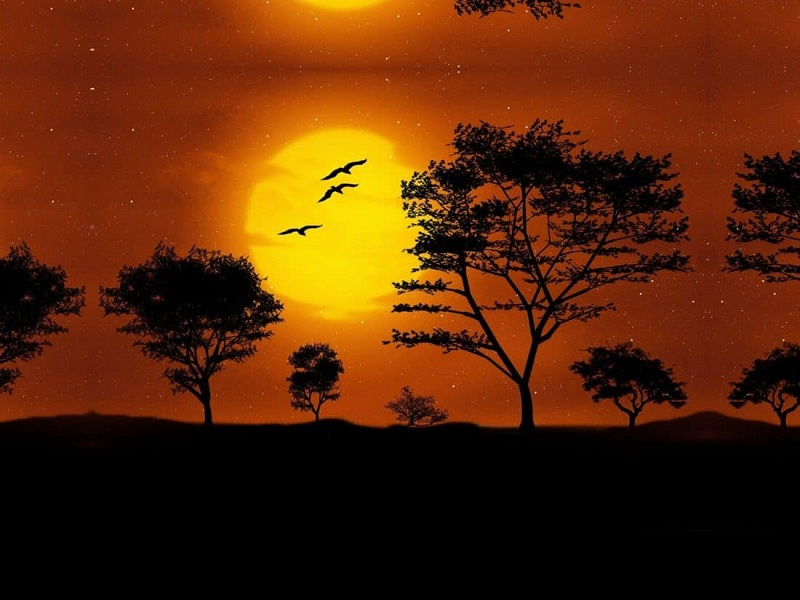
#> input picture assets/landscape.jpg, 800 x 600 px, found by its file name
$ jupyter execute k_means_clustering_sklearn.ipynb   (shell and % lines are left out)
#> lines starting #> are read from the running program, lines starting #| are printed output that depends on the picture
<a href="https://colab.research.google.com/github/albertofernandezvillan/computer-vision-and-deep-learning-course/blob/main/k_means_clustering_sklearn.ipynb" target="_parent"></a>

This notebook is from the Course "***Computer vision in the new era of Artificial Intelligence and Deep Learning***", or "*Visión por computador en la nueva era de la Inteligencia Artificial y el Deep Learning*" (ES) from the "Second quarter university extension courses" that the University of Oviedo is offering (05/04/2021 - 16/04/2021)

<[Github Repository](https://github.com/albertofernandezvillan/computer-vision-and-deep-learning-course) | [Course Web Page Information](https://www.uniovi.es/estudios/extension/cursos2c/-/asset_publisher/SEp0PJi4ISGo/content/vision-por-computador-en-la-nueva-era-de-la-inteligencia-artificial-y-el-deep-learning?redirect=%2Festudios%2Fextension%2Fcursos2c)>

# Summary

In the notebook "[k_means_clustering_opencv.ipynb](https://github.com/albertofernandezvillan/computer-vision-and-deep-learning-course/blob/main/k_means_clustering_opencv.ipynb)" we have seen how to apply K-Means clustering algorithm for color quantization using OpenCV. In this notebook, we are going to achieve the same functionality, but using scikit-learn.

Color quantization is the process that can be used to reduce the number of colors in an image while preserving the visual appearance of the image.

K-Means clustering is an unsupervised learning algorithm that automatically clusters data points based on the similarity between them and it can be used for color quantization, where each pixel value of image is clustered. In this sense, ech cluster represents a unique color in the new image.

# K-Means clustering in scikit-learn for image quantization

Import the required packages:

[cell 1]
#Import required packages:
import numpy as np
import matplotlib.pyplot as plt
import cv2
from sklearn.cluster import KMeans
from google.colab.patches import cv2_imshow

Get a sample image from the repository of this course:

[cell 2]
# Get the image:

Show the image and store its dimensions:

[cell 3]
# Load the image, store its dimensions (shape) and display it:
img = cv2.imread("landscape.jpg")
#> img is the input picture: shape (600, 800, 3); mean B, G, R 7, 39.4, 88.5
img_shape = img.shape
#> img_shape = (600, 800, 3)
print(img_shape)
#| (600, 800, 3)
cv2_imshow(img)

The first step is to reshape the image to shape `(MxN,3)`, where `(M, N, 3)` is the shape of the image.

[cell 4]
# Reshaping the image:
# If the image contains MxN pixels then the shape of the image is (M, N, 3)
# so we are reshaping image array to shape (MxN,3):
img = img.reshape((img.shape[1]*img.shape[0], 3))

print("The shape of the 'image' is {}".format(img.shape))
#| The shape of the 'image' is (480000, 3)
print("Show first values of the 'image':  \n{}".format(img[:10,:]))
#| Show first values of the 'image':
#| [[ 17  44 125]
#|  [ 23  50 131]
#|  [ 31  59 143]
#|  [ 42  70 154]
#|  [ 13  42 127]
#|  [ 14  43 128]
#|  [  9  39 126]
#|  [ 10  40 127]
#|  [  7  39 128]
#|  [  7  39 128]]

In this case, we define the number of clusters equals to the `NUMBER_CLUSTERS` variable.

[cell 5]
NUMBER_CLUSTERS = 4

Apply K-Means algorithm to cluster the pixel intensities:

[cell 6]
# Apply K-Means clustering algorithm
# to cluster the pixel intensities of the input image:
kmeans = KMeans(n_clusters=NUMBER_CLUSTERS)
kmeans.fit(img)

We get the centroids and the labels.

[cell 7]
# Get centroids an labels:
# centroids are float numbers. We should convert them to uint8
centroids = kmeans.cluster_centers_
centroids = np.uint8(centroids)
labels = kmeans.labels_

print("Centroids: \n{}".format(centroids))
print("labels.shape: {}".format(labels.shape))
print("First values of labels: \n{}".format(labels[:500]))

At this point, we can use both the centroids and the labels to form the color quantized resulting image. Note that:

[cell 8]
for i, color in enumerate(centroids):
  print("centroids[{}] give us the centroid(color): {}".format(i, color))

Therefore:

[cell 9]
# result = centroids[labels.flatten()]
result = centroids[labels]
result = result.reshape(img_shape)
print(result.shape)
#| (600, 800, 3)
cv2_imshow(result)
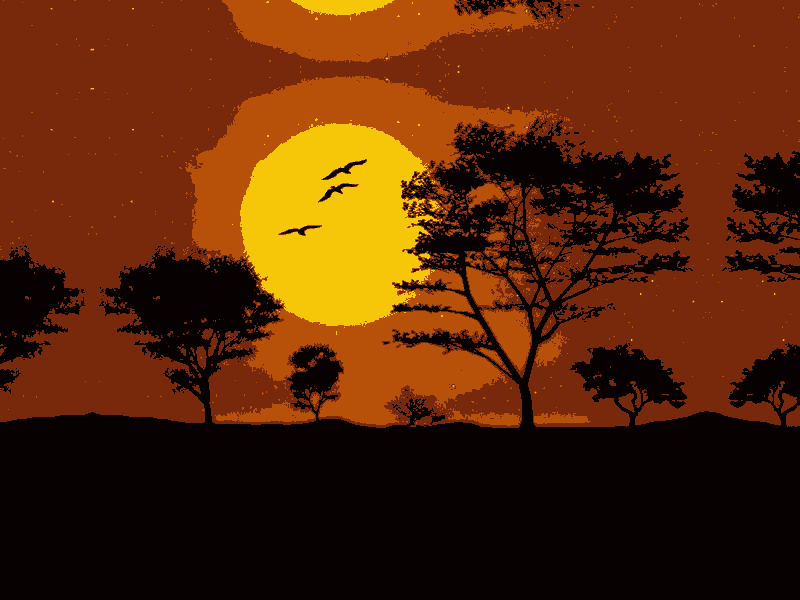
#> shown: shape (600, 800, 3); mean B, G, R 6.4, 38.8, 87.8

We can calculate the percentage of each color based on the number of labels assigned to each pixel.

[cell 10]
labels=list(labels)
percent=[]
for i in range(len(centroids)):
  j=labels.count(i)
  j=j/(len(labels))
  percent.append(j)

print("Percentages of each color: \n{}".format(percent))
print("[check] sum of all percentages is: '{}'".format(np.sum(percent)))

We can finally show the legend, which should be shown according to the percentages previously calculated.

[cell 11]
# Now, we can show the legend:
plt.pie(percent, colors=np.array(centroids/255), labels=np.arange(len(centroids)))
plt.show()
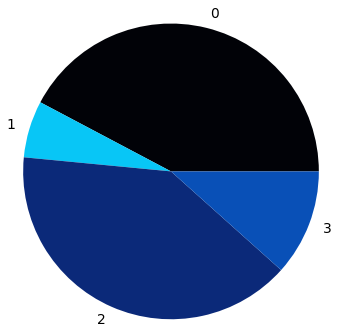
#> figure drawn by matplotlib, 1 panel

As the image is in BGR format (it was loaded using `cv2.imread()`), the centroids are calculated in the same way (as BGR triplets of values). Therefore, if we want to show the previous figure properly, we have to convert the centroids from BGR triplets to RGB triplets.

[cell 12]
# Let's explore centroids (both the shape and content)
print(centroids.shape)
print(centroids)

[cell 13]
# Transform centroids from BGR to RGB
centroids_2 = centroids[:, ::-1]
print(centroids_2)

[cell 14]
# Now, we can show the legend:
plt.pie(percent, colors=np.array(centroids_2/255), labels=np.arange(len(centroids_2)))
plt.show()
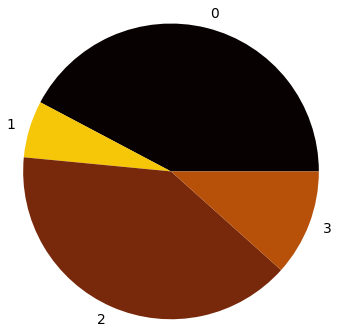
#> figure drawn by matplotlib, 1 panel

$ run again, with assets/human_detection.jpg copied over assets/landscape.jpg
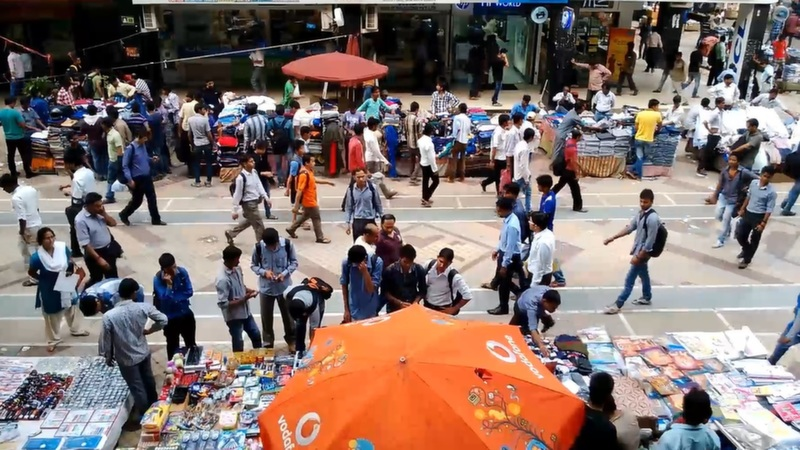
#> input picture assets/human_detection.jpg, 800 x 450 px, found by its file name
#> img is the input picture: shape (450, 800, 3); mean B, G, R 108.9, 113.3, 130.4
#| (450, 800, 3)
#| The shape of the 'image' is (360000, 3)
#| Show first values of the 'image':
#| [[ 7 11 40]
#|  [ 7 11 40]
#|  [ 8 11 42]
#|  [10 13 44]
#|  [11 14 45]
#> (further printed lines are left out)
#| (450, 800, 3)
#> `cv2_imshow(result)`:
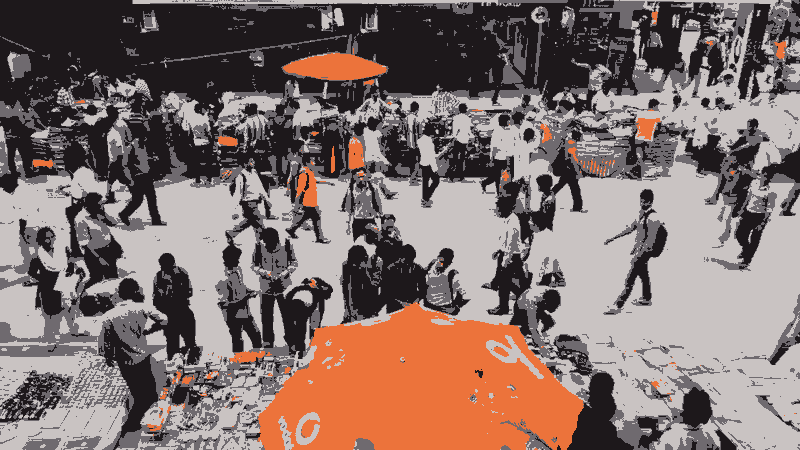
#> shown: shape (450, 800, 3); mean B, G, R 108.3, 112.6, 130
#> `plt.show()`:
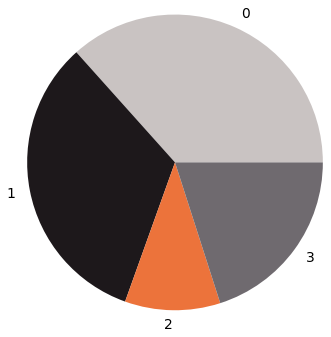
#> figure drawn by matplotlib, 1 panel
